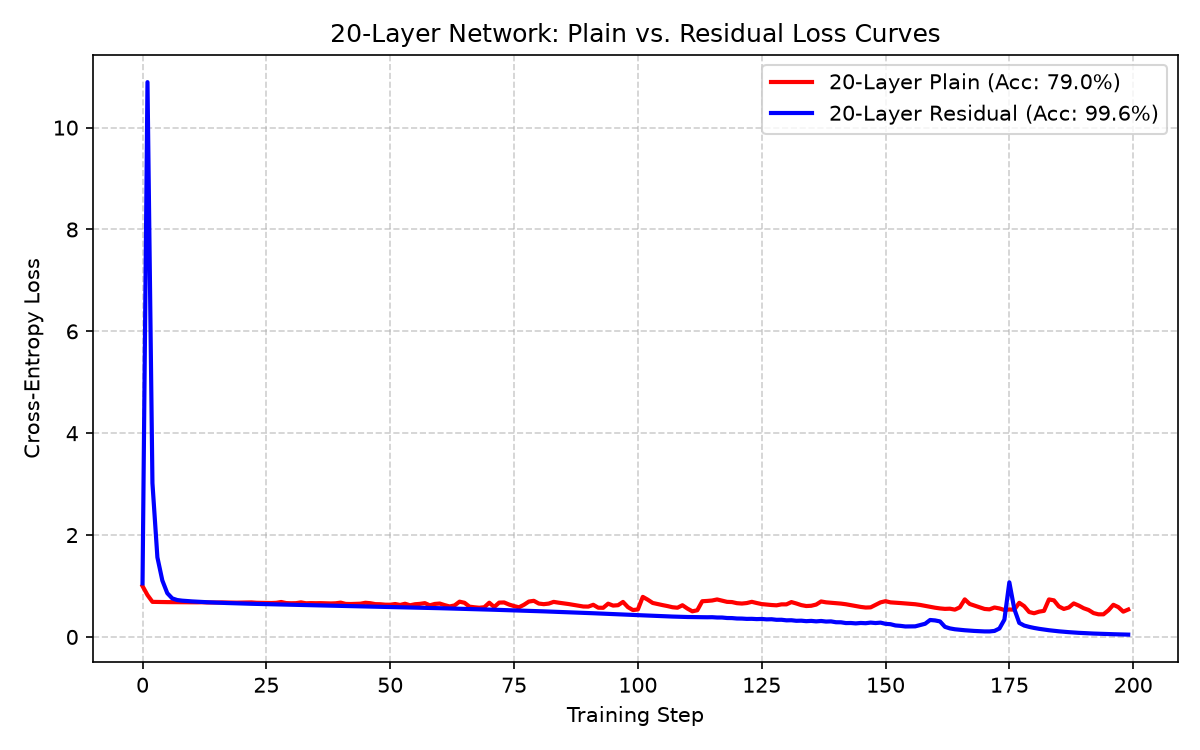

Source code (Python):
from pathlib import Path
import matplotlib.pyplot as plt
import torch
import torch.nn as nn

from therapml.linear import MyLinear
from therapml.activations import MyReLU
from therapml.normalization import MyResidualBlock
from therapml.pt_optimizers import MySGD
from therapml.loss import MyCrossEntropyLoss

torch.manual_seed(42)

# Synthetic data (20-layer)
dim = 32
X = torch.randn(500, dim)
y = (X[:, 0] * X[:, 1] + X[:, 2] ** 2 > 0.5).long()
loss_fn = MyCrossEntropyLoss()


# Build plain and residual models
def make_model(residual=False):
    layers = [MyLinear(dim, dim, bias=True), MyReLU()]
    for _ in range(18):
        block = nn.Sequential(MyLinear(dim, dim, bias=True), MyReLU())
        layers.append(MyResidualBlock(block) if residual else block)
    layers.append(MyLinear(dim, 2, bias=True))
    return nn.Sequential(*layers)


plain_model = make_model(residual=False)
res_model = make_model(residual=True)

# Scale to prevent variance compounding at initialization
for m in res_model.modules():
    if isinstance(m, MyResidualBlock):
        m.fn[0].weight.data.mul_(0.1)


# Train for 200 epochs
def train(model):
    opt = MySGD(model.parameters(), lr=0.1)
    losses = []
    for _ in range(200):
        opt.zero_grad()
        loss = loss_fn(model(X), y)
        loss.backward()
        opt.step()
        losses.append(loss.item())
    acc = (model(X).argmax(dim=-1) == y).float().mean().item() * 100
    return losses, acc


plain_losses, plain_acc = train(plain_model)
res_losses, res_acc = train(res_model)

# Plot
plt.figure(figsize=(8, 5))
plt.plot(
    plain_losses,
    "r-",
    label=f"20-Layer Plain (Acc: {plain_acc:.1f}%)",
    linewidth=2,
)
plt.plot(
    res_losses,
    "b-",
    label=f"20-Layer Residual (Acc: {res_acc:.1f}%)",
    linewidth=2,
)
plt.xlabel("Training Step")
plt.ylabel("Cross-Entropy Loss")
plt.title("20-Layer Network: Plain vs. Residual Loss Curves")
plt.grid(True, linestyle="--", alpha=0.6)
plt.legend()
plt.tight_layout()

save_path = Path(__file__).parent / "residual_demo.png"
plt.savefig(save_path, dpi=150)
plt.close()
